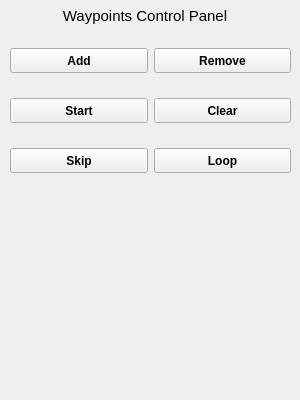
<?xml version="1.0" encoding="UTF-8"?>
<ui version="4.0">
 <class>TaskControlPanel</class>
 <widget class="QWidget" name="TaskControlPanel">
  <property name="windowModality">
   <enum>Qt::NonModal</enum>
  </property>
  <property name="geometry">
   <rect>
    <x>0</x>
    <y>0</y>
    <width>300</width>
    <height>400</height>
   </rect>
  </property>
  <property name="minimumSize">
   <size>
    <width>300</width>
    <height>150</height>
   </size>
  </property>
  <property name="maximumSize">
   <size>
    <width>600</width>
    <height>400</height>
   </size>
  </property>
  <property name="windowTitle">
   <string>Form</string>
  </property>
  <widget class="QWidget" name="verticalLayoutWidget">
   <property name="geometry">
    <rect>
     <x>10</x>
     <y>0</y>
     <width>281</width>
     <height>31</height>
    </rect>
   </property>
   <layout class="QVBoxLayout" name="verticalLayout">
    <item>
     <widget class="QLabel" name="label_status">
      <property name="sizePolicy">
       <sizepolicy hsizetype="Fixed" vsizetype="Fixed">
        <horstretch>0</horstretch>
        <verstretch>0</verstretch>
       </sizepolicy>
      </property>
      <property name="minimumSize">
       <size>
        <width>135</width>
        <height>25</height>
       </size>
      </property>
      <property name="maximumSize">
       <size>
        <width>270</width>
        <height>50</height>
       </size>
      </property>
      <property name="baseSize">
       <size>
        <width>100</width>
        <height>25</height>
       </size>
      </property>
      <property name="font">
       <font>
        <family>Ubuntu</family>
        <pointsize>11</pointsize>
        <weight>50</weight>
        <italic>false</italic>
        <bold>false</bold>
        <underline>false</underline>
       </font>
      </property>
      <property name="autoFillBackground">
       <bool>false</bool>
      </property>
      <property name="text">
       <string>Waypoints Control Panel</string>
      </property>
      <property name="alignment">
       <set>Qt::AlignCenter</set>
      </property>
      <property name="wordWrap">
       <bool>false</bool>
      </property>
     </widget>
    </item>
   </layout>
  </widget>
  <widget class="QWidget" name="horizontalLayoutWidget">
   <property name="geometry">
    <rect>
     <x>10</x>
     <y>140</y>
     <width>281</width>
     <height>41</height>
    </rect>
   </property>
   <layout class="QHBoxLayout" name="horizontalLayout_2">
    <item>
     <widget class="QPushButton" name="pushButton_skip">
      <property name="minimumSize">
       <size>
        <width>25</width>
        <height>25</height>
       </size>
      </property>
      <property name="maximumSize">
       <size>
        <width>150</width>
        <height>25</height>
       </size>
      </property>
      <property name="font">
       <font>
        <family>Ubuntu</family>
        <weight>75</weight>
        <italic>false</italic>
        <bold>true</bold>
        <strikeout>false</strikeout>
       </font>
      </property>
      <property name="mouseTracking">
       <bool>false</bool>
      </property>
      <property name="autoFillBackground">
       <bool>true</bool>
      </property>
      <property name="text">
       <string>Skip</string>
      </property>
     </widget>
    </item>
    <item>
     <widget class="QPushButton" name="pushButton_loop">
      <property name="minimumSize">
       <size>
        <width>25</width>
        <height>25</height>
       </size>
      </property>
      <property name="maximumSize">
       <size>
        <width>150</width>
        <height>25</height>
       </size>
      </property>
      <property name="font">
       <font>
        <family>Ubuntu</family>
        <weight>75</weight>
        <italic>false</italic>
        <bold>true</bold>
       </font>
      </property>
      <property name="mouseTracking">
       <bool>false</bool>
      </property>
      <property name="autoFillBackground">
       <bool>true</bool>
      </property>
      <property name="text">
       <string>Loop</string>
      </property>
     </widget>
    </item>
   </layout>
  </widget>
  <widget class="QWidget" name="horizontalLayoutWidget_2">
   <property name="geometry">
    <rect>
     <x>10</x>
     <y>40</y>
     <width>281</width>
     <height>41</height>
    </rect>
   </property>
   <layout class="QHBoxLayout" name="horizontalLayout_1">
    <item>
     <widget class="QPushButton" name="pushButton_add">
      <property name="minimumSize">
       <size>
        <width>25</width>
        <height>25</height>
       </size>
      </property>
      <property name="maximumSize">
       <size>
        <width>150</width>
        <height>25</height>
       </size>
      </property>
      <property name="font">
       <font>
        <family>Ubuntu</family>
        <weight>75</weight>
        <italic>false</italic>
        <bold>true</bold>
        <strikeout>false</strikeout>
       </font>
      </property>
      <property name="mouseTracking">
       <bool>false</bool>
      </property>
      <property name="autoFillBackground">
       <bool>true</bool>
      </property>
      <property name="text">
       <string>Add</string>
      </property>
     </widget>
    </item>
    <item>
     <widget class="QPushButton" name="pushButton_remove">
      <property name="minimumSize">
       <size>
        <width>25</width>
        <height>25</height>
       </size>
      </property>
      <property name="maximumSize">
       <size>
        <width>150</width>
        <height>25</height>
       </size>
      </property>
      <property name="font">
       <font>
        <family>Ubuntu</family>
        <weight>75</weight>
        <italic>false</italic>
        <bold>true</bold>
       </font>
      </property>
      <property name="mouseTracking">
       <bool>false</bool>
      </property>
      <property name="autoFillBackground">
       <bool>true</bool>
      </property>
      <property name="text">
       <string>Remove</string>
      </property>
     </widget>
    </item>
   </layout>
  </widget>
  <widget class="QWidget" name="horizontalLayoutWidget_3">
   <property name="geometry">
    <rect>
     <x>10</x>
     <y>90</y>
     <width>281</width>
     <height>41</height>
    </rect>
   </property>
   <layout class="QHBoxLayout" name="horizontalLayout_3">
    <item>
     <widget class="QPushButton" name="pushButton_start">
      <property name="minimumSize">
       <size>
        <width>25</width>
        <height>25</height>
       </size>
      </property>
      <property name="maximumSize">
       <size>
        <width>150</width>
        <height>25</height>
       </size>
      </property>
      <property name="font">
       <font>
        <family>Ubuntu</family>
        <weight>75</weight>
        <italic>false</italic>
        <bold>true</bold>
        <strikeout>false</strikeout>
       </font>
      </property>
      <property name="mouseTracking">
       <bool>false</bool>
      </property>
      <property name="autoFillBackground">
       <bool>true</bool>
      </property>
      <property name="text">
       <string>Start</string>
      </property>
     </widget>
    </item>
    <item>
     <widget class="QPushButton" name="pushButton_clear">
      <property name="minimumSize">
       <size>
        <width>25</width>
        <height>25</height>
       </size>
      </property>
      <property name="maximumSize">
       <size>
        <width>150</width>
        <height>25</height>
       </size>
      </property>
      <property name="font">
       <font>
        <family>Ubuntu</family>
        <weight>75</weight>
        <italic>false</italic>
        <bold>true</bold>
       </font>
      </property>
      <property name="mouseTracking">
       <bool>false</bool>
      </property>
      <property name="autoFillBackground">
       <bool>true</bool>
      </property>
      <property name="text">
       <string>Clear</string>
      </property>
     </widget>
    </item>
   </layout>
  </widget>
 </widget>
 <resources/>
 <connections/>
</ui>
